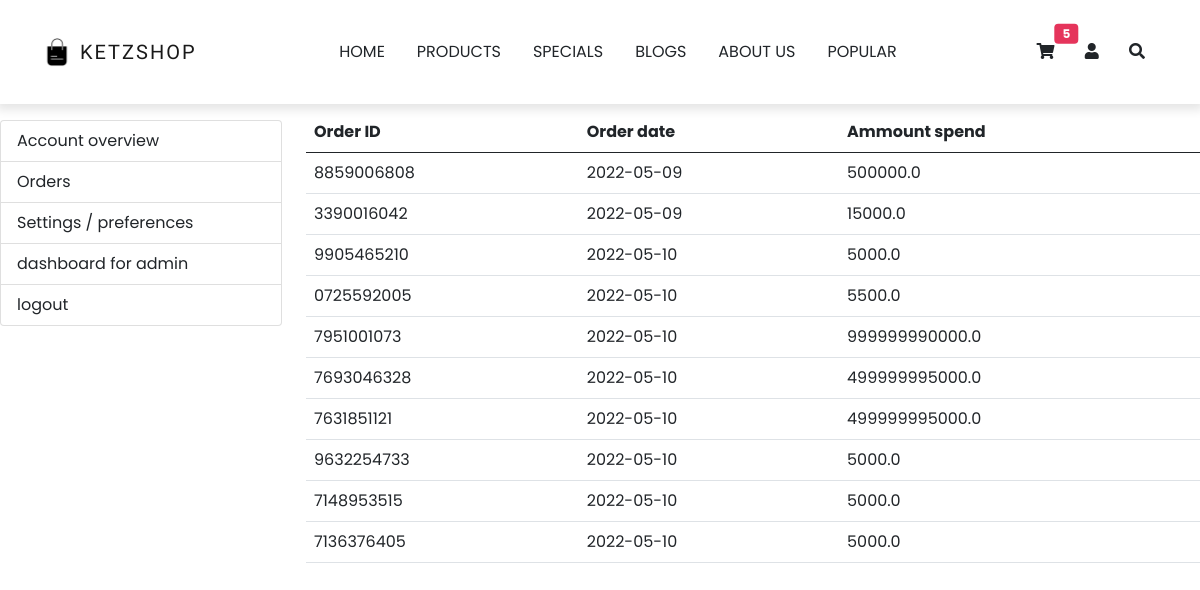
Page /orders (signed in) on the earlier database version.
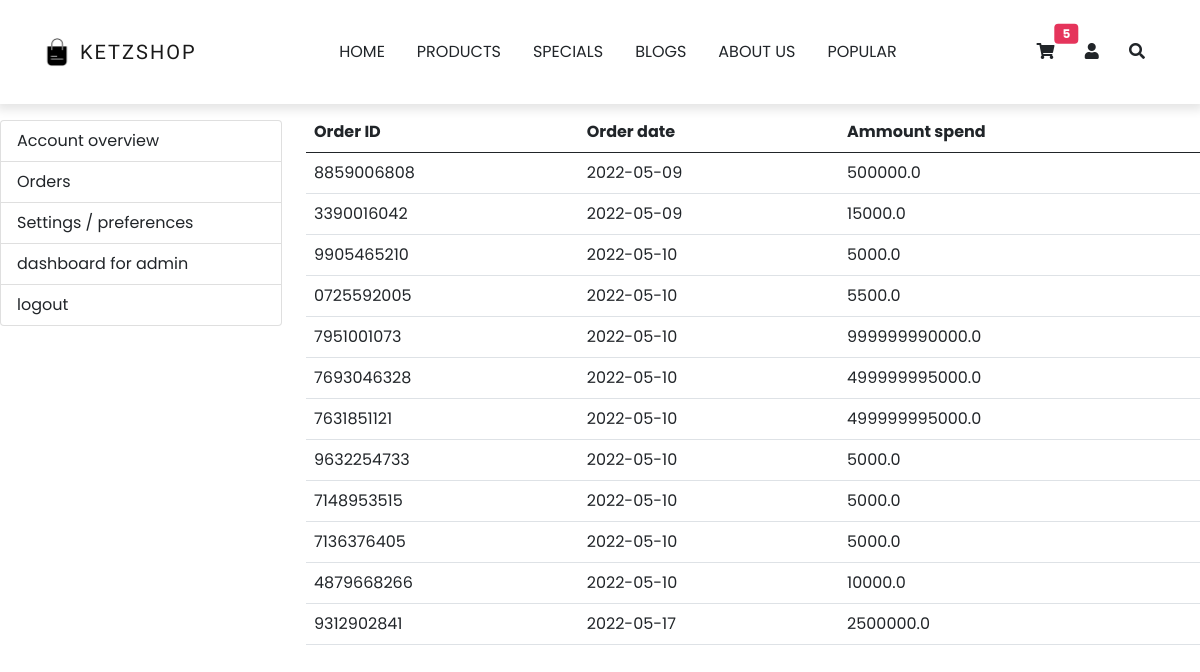
Same page on the later database version.
### models.py (models this page shows)
class BaseModel(Model):
    class Meta:
        database = db

class Orders(BaseModel):
    user = ForeignKeyField(BaseModel)
    product = ForeignKeyField(Products)
    ammount = IntegerField()
    order_date = DateField()
    order_id = CharField()
    order_product_price =  FloatField()

### main.py (the view)
@app.route('/orders')
@login_required
def show_orders():
    items = orders.get_order_list_from_user(current_user)
    return render_template('orders.html', items = items, query_catagories = query_catagories)

### main.py (called while the page is built)
@app.before_request
def make_session_permenant():
    session.permanent = True
    app.permanent_session_lifetime = timedelta(minutes=120)

@login_manager.user_loader
def load_user(user_id):
    return Users.get(user_id)

### orders.py (called while the page is built)
def get_order_list_from_user(user):
    query = Orders.select().where(Orders.user_id == user.user_id)
    my_list = []
    if query.exists():
        for item in query:
            my_list.append(item.order_id)
    user_orders_list = list(dict.fromkeys(my_list))
    if user_orders_list:
        nested_dict = {}
        i = 1
        for item in user_orders_list:
            order_ammount = 0
            order_item = Orders.select().where(Orders.order_id == item)
            for object in order_item:
                order_date = object.order_date
                order_ammount = order_ammount + (object.ammount * object.order_product_price)
            nested_dict[i] = {'order_id' : item, 'order_date' : order_date, 'order_ammount' : order_ammount}
            i = i + 1
        return nested_dict
    else:
        print('order list is empty')

### templates/orders.html (shortened to what this page needs)
{% extends "base.html" %}
{% block content %}
<div class="row py-6">
    {% include 'sidebar.html' %}
    <div class="col-9">
    {% if items %}
    <table class="table">
        <thead class="thead-dark">
            <tr>
                <th>Order ID</th>
                <th>Order date</th>
                <th>Ammount spend</th>
            </tr>
        </thead>
        <tbody>
            {% for item in items.values()%}
            <tr>
                <td>{{ item['order_id'] }}</td>
                <td>{{ item['order_date']}}</td>
                <td>{{ item['order_ammount']}}</td>
            </tr>
            {% endfor %}
        </tbody>
    </table>
    {% else %}
        <h3>You have nothing ordered yet</h3>
    {% endif %}
</div>
</div>
{% endblock content %}

Differences in the rows shown:
added Orders: order_id "4879668266", order_date "2022-05-10", order_ammount "10000.0"
added Orders: order_id "9312902841", order_date "2022-05-17", order_ammount "2500000.0"
